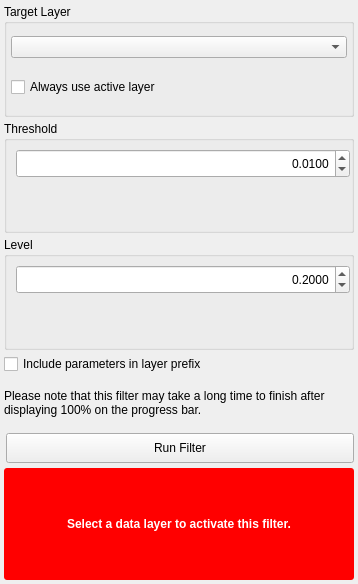
<?xml version="1.0" encoding="UTF-8"?>
<ui version="4.0">
 <class>WatershedFilterInterface</class>
 <widget class="QWidget" name="WatershedFilterInterface">
  <property name="geometry">
   <rect>
    <x>0</x>
    <y>0</y>
    <width>358</width>
    <height>584</height>
   </rect>
  </property>
  <property name="sizePolicy">
   <sizepolicy hsizetype="Preferred" vsizetype="Preferred">
    <horstretch>0</horstretch>
    <verstretch>0</verstretch>
   </sizepolicy>
  </property>
  <property name="minimumSize">
   <size>
    <width>213</width>
    <height>136</height>
   </size>
  </property>
  <property name="baseSize">
   <size>
    <width>650</width>
    <height>136</height>
   </size>
  </property>
  <property name="windowTitle">
   <string>Watershed Filter</string>
  </property>
  <property name="toolTip">
   <string>For more information on the filter used, go to https://itk.org/Doxygen46/html/classitk_1_1WatershedImageFilter.html</string>
  </property>
  <property name="styleSheet">
   <string notr="true"/>
  </property>
  <layout class="QVBoxLayout" name="verticalLayout">
   <property name="spacing">
    <number>4</number>
   </property>
   <property name="leftMargin">
    <number>4</number>
   </property>
   <property name="topMargin">
    <number>4</number>
   </property>
   <property name="rightMargin">
    <number>4</number>
   </property>
   <property name="bottomMargin">
    <number>4</number>
   </property>
   <item>
    <widget class="QGroupBox" name="target_groupbox_">
     <property name="minimumSize">
      <size>
       <width>0</width>
       <height>50</height>
      </size>
     </property>
     <property name="title">
      <string>Target Layer</string>
     </property>
     <property name="alignment">
      <set>Qt::AlignLeading|Qt::AlignLeft|Qt::AlignTop</set>
     </property>
     <layout class="QVBoxLayout" name="verticalLayout_5">
      <property name="spacing">
       <number>6</number>
      </property>
      <property name="leftMargin">
       <number>4</number>
      </property>
      <property name="topMargin">
       <number>12</number>
      </property>
      <property name="rightMargin">
       <number>4</number>
      </property>
      <property name="bottomMargin">
       <number>4</number>
      </property>
      <item>
       <widget class="QtUtils::QtDropableComboBox" name="target_layer_">
        <property name="sizePolicy">
         <sizepolicy hsizetype="Ignored" vsizetype="Fixed">
          <horstretch>0</horstretch>
          <verstretch>0</verstretch>
         </sizepolicy>
        </property>
        <property name="toolTip">
         <string/>
        </property>
       </widget>
      </item>
      <item>
       <widget class="QWidget" name="widget_3" native="true">
        <property name="minimumSize">
         <size>
          <width>0</width>
          <height>20</height>
         </size>
        </property>
        <layout class="QHBoxLayout" name="horizontalLayout_4">
         <property name="spacing">
          <number>0</number>
         </property>
         <property name="leftMargin">
          <number>0</number>
         </property>
         <property name="topMargin">
          <number>0</number>
         </property>
         <property name="rightMargin">
          <number>0</number>
         </property>
         <property name="bottomMargin">
          <number>0</number>
         </property>
         <item>
          <widget class="QCheckBox" name="use_active_layer_">
           <property name="text">
            <string>Always use active layer</string>
           </property>
          </widget>
         </item>
        </layout>
       </widget>
      </item>
     </layout>
    </widget>
   </item>
   <item>
    <widget class="QGroupBox" name="groupBox">
     <property name="enabled">
      <bool>true</bool>
     </property>
     <property name="sizePolicy">
      <sizepolicy hsizetype="MinimumExpanding" vsizetype="Preferred">
       <horstretch>0</horstretch>
       <verstretch>0</verstretch>
      </sizepolicy>
     </property>
     <property name="minimumSize">
      <size>
       <width>0</width>
       <height>75</height>
      </size>
     </property>
     <property name="maximumSize">
      <size>
       <width>16777215</width>
       <height>16777215</height>
      </size>
     </property>
     <property name="toolTip">
      <string>The absolute minimum height value used during processing.
Unit used is the fraction of the original image's maximum height value.</string>
     </property>
     <property name="title">
      <string>Threshold</string>
     </property>
     <widget class="QDoubleSpinBox" name="watershedThreshold_val">
      <property name="enabled">
       <bool>true</bool>
      </property>
      <property name="geometry">
       <rect>
        <x>12</x>
        <y>28</y>
        <width>334</width>
        <height>29</height>
       </rect>
      </property>
      <property name="sizePolicy">
       <sizepolicy hsizetype="Expanding" vsizetype="Fixed">
        <horstretch>0</horstretch>
        <verstretch>0</verstretch>
       </sizepolicy>
      </property>
      <property name="toolTip">
       <string/>
      </property>
      <property name="alignment">
       <set>Qt::AlignRight|Qt::AlignTrailing|Qt::AlignVCenter</set>
      </property>
      <property name="decimals">
       <number>4</number>
      </property>
      <property name="maximum">
       <double>1.000000000000000</double>
      </property>
      <property name="singleStep">
       <double>0.001000000000000</double>
      </property>
      <property name="value">
       <double>0.010000000000000</double>
      </property>
     </widget>
    </widget>
   </item>
   <item>
    <widget class="QGroupBox" name="groupBox_2">
     <property name="sizePolicy">
      <sizepolicy hsizetype="MinimumExpanding" vsizetype="Preferred">
       <horstretch>0</horstretch>
       <verstretch>0</verstretch>
      </sizepolicy>
     </property>
     <property name="minimumSize">
      <size>
       <width>0</width>
       <height>75</height>
      </size>
     </property>
     <property name="maximumSize">
      <size>
       <width>16777215</width>
       <height>16777215</height>
      </size>
     </property>
     <property name="toolTip">
      <string>The depth of metaphorical flooding of the image.
Unit used is the fraction of the original image's maximum height value.</string>
     </property>
     <property name="title">
      <string>Level</string>
     </property>
     <widget class="QDoubleSpinBox" name="watershedLevel_val">
      <property name="geometry">
       <rect>
        <x>12</x>
        <y>28</y>
        <width>334</width>
        <height>29</height>
       </rect>
      </property>
      <property name="sizePolicy">
       <sizepolicy hsizetype="Expanding" vsizetype="Fixed">
        <horstretch>0</horstretch>
        <verstretch>0</verstretch>
       </sizepolicy>
      </property>
      <property name="toolTip">
       <string/>
      </property>
      <property name="alignment">
       <set>Qt::AlignRight|Qt::AlignTrailing|Qt::AlignVCenter</set>
      </property>
      <property name="decimals">
       <number>4</number>
      </property>
      <property name="maximum">
       <double>1.000000000000000</double>
      </property>
      <property name="singleStep">
       <double>0.001000000000000</double>
      </property>
      <property name="value">
       <double>0.200000000000000</double>
      </property>
     </widget>
    </widget>
   </item>
   <item>
    <widget class="QCheckBox" name="watershedVerboseLayerPrefix">
     <property name="text">
      <string>Include parameters in layer prefix</string>
     </property>
    </widget>
   </item>
   <item>
    <widget class="QLabel" name="label_2">
     <property name="sizePolicy">
      <sizepolicy hsizetype="Preferred" vsizetype="Minimum">
       <horstretch>0</horstretch>
       <verstretch>0</verstretch>
      </sizepolicy>
     </property>
     <property name="minimumSize">
      <size>
       <width>0</width>
       <height>50</height>
      </size>
     </property>
     <property name="maximumSize">
      <size>
       <width>16777215</width>
       <height>50</height>
      </size>
     </property>
     <property name="text">
      <string>Please note that this filter may take a long time to finish after displaying 100% on the progress bar.</string>
     </property>
     <property name="wordWrap">
      <bool>true</bool>
     </property>
    </widget>
   </item>
   <item>
    <widget class="QWidget" name="replaceRunWidget" native="true">
     <property name="minimumSize">
      <size>
       <width>0</width>
       <height>32</height>
      </size>
     </property>
     <property name="maximumSize">
      <size>
       <width>16777215</width>
       <height>32</height>
      </size>
     </property>
     <layout class="QHBoxLayout" name="horizontalLayout" stretch="1">
      <property name="spacing">
       <number>0</number>
      </property>
      <property name="leftMargin">
       <number>2</number>
      </property>
      <property name="topMargin">
       <number>0</number>
      </property>
      <property name="rightMargin">
       <number>0</number>
      </property>
      <property name="bottomMargin">
       <number>0</number>
      </property>
      <item>
       <widget class="QPushButton" name="runFilterButton">
        <property name="minimumSize">
         <size>
          <width>0</width>
          <height>30</height>
         </size>
        </property>
        <property name="text">
         <string>Run Filter</string>
        </property>
       </widget>
      </item>
     </layout>
    </widget>
   </item>
   <item>
    <widget class="QWidget" name="message_alert_" native="true">
     <property name="minimumSize">
      <size>
       <width>0</width>
       <height>32</height>
      </size>
     </property>
     <property name="styleSheet">
      <string notr="true">QLabel#message_{
	color: white;
	font: bold;
}

QWidget#message_alert_{
	border-radius: 3px;
	background-color: red;
}</string>
     </property>
     <layout class="QHBoxLayout" name="horizontalLayout_5">
      <property name="spacing">
       <number>0</number>
      </property>
      <property name="leftMargin">
       <number>4</number>
      </property>
      <property name="topMargin">
       <number>4</number>
      </property>
      <property name="rightMargin">
       <number>4</number>
      </property>
      <property name="bottomMargin">
       <number>4</number>
      </property>
      <item>
       <widget class="QLabel" name="message_">
        <property name="text">
         <string>Select a data layer to activate this filter.</string>
        </property>
        <property name="alignment">
         <set>Qt::AlignCenter</set>
        </property>
        <property name="wordWrap">
         <bool>true</bool>
        </property>
       </widget>
      </item>
     </layout>
    </widget>
   </item>
  </layout>
 </widget>
 <customwidgets>
  <customwidget>
   <class>QtUtils::QtDropableComboBox</class>
   <extends>QComboBox</extends>
   <header location="global">QtUtils/Widgets/QtDropableComboBox.h</header>
  </customwidget>
 </customwidgets>
 <resources/>
 <connections/>
</ui>
